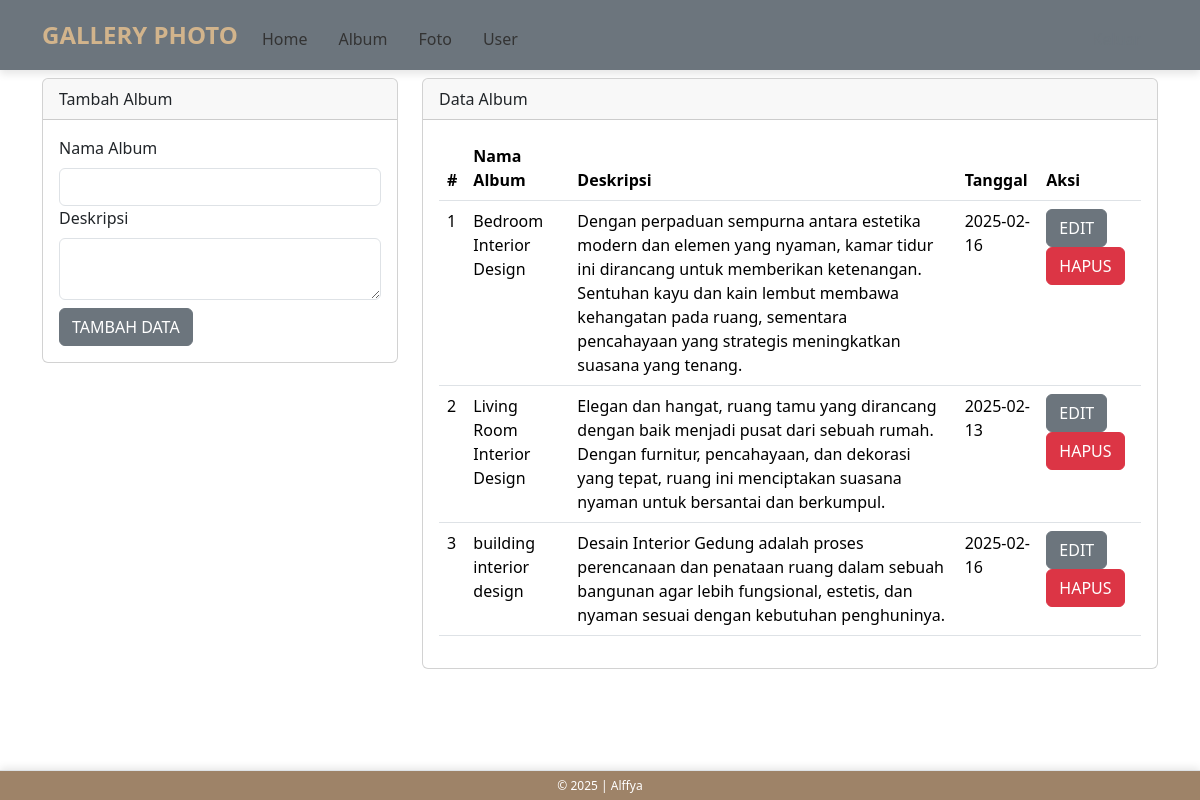
The page /admin/album.php (signed in) on the database its author committed.
### tables this page shows
CREATE TABLE `album` (
  `albumid` int(11) NOT NULL,
  `namaalbum` varchar(255) NOT NULL,
  `deskripsi` text NOT NULL,
  `tanggalbuat` date NOT NULL,
  `userid` int(11) NOT NULL
);

### admin/album.php (the view, shortened to what this page needs)
<?php
include '../config/koneksi.php';
?>
<!DOCTYPE html>
<html lang="en">
<head>
    <link rel="stylesheet" type="text/css" href="../assets/css/bootstrap.min.css">
    <link rel="stylesheet" href="../assets/style.css" class="rel">
</head>
<body>
    <nav class="navbar navbar-expand-lg bg-secondary">
        <div class="container">
        <a class="navbar-brand" href="index.php" style="color: #D2B48C !important;">GALLERY PHOTO</a>
            <div class="collapse navbar-collapse mt-2" id="navbarNavAltMarkup">
                <div class="navbar-nav me-auto">
                <a href="index.php" class="nav-link">Home</a>
                    <a href="album.php" class="nav-link">Album</a>
                    <a href="foto.php" class="nav-link">Foto</a>
                    <a href="user.php" class="nav-link">User</a>
                </div>
                <a href="../config/aksi_logout.php" class="btn btn-outline-secondary m-1">Keluar</a>
            </div>
        </div>
    </nav>
    <div class="container">
        <div class="row">
            <div class="col-md-4">
                <div class="card mt-2">
                    <div class="card-header">Tambah Album</div>
                    <div class="card-body">
                        <form action="../config/aksi_album.php" method="POST">
                            <label class="form-label">Nama Album</label>
                            <input type="text" name="namaalbum" class="form-control" required>
                            <label class="form-label">Deskripsi</label>
                            <textarea class="form-control" name="deskripsi" required></textarea>
                            <button type="submit" class="btn btn-secondary mt-2" name="tambah">TAMBAH DATA</button>
                        </form>
                    </div>
                </div>
            </div>
            <div class="col-md-8">
                <div class="card mt-2">
                    <div class="card-header">Data Album</div>
                    <div class="card-body">
                        <table class="table">
                            <thead>
                                <tr>
                                    <th>#</th>
                                    <th>Nama Album</th>
                                    <th>Deskripsi</th>
                                    <th>Tanggal</th>
                                    <th>Aksi</th>
                                </tr>
                            </thead>
                            <tbody>
                                <?php
                                $no = 1;
                                $sql = mysqli_query($koneksi, "SELECT * FROM album");
                                while ($data = mysqli_fetch_array($sql)) {
                                    ?>
                                    <tr>
                                        <td><?php echo $no++ ?></td>
                                        <td><?php echo $data['namaalbum'] ?></td>
                                        <td><?php echo $data['deskripsi'] ?></td>
                                        <td><?php echo $data['tanggalbuat'] ?></td>
                                        <td>
                                            <button type="button" class="btn btn-secondary" data-bs-toggle="modal"
                                                data-bs-target="#edit<?php echo $data['albumid'] ?>">
                                                EDIT
                                            </button>
                                            <button type="button" class="btn btn-danger" data-bs-toggle="modal"
                                                data-bs-target="#hapus<?php echo $data['albumid'] ?>">
                                                HAPUS
                                            </button>
                                        </td>
                                    </tr>
                                    <?php
                                }
                                ?>
                            </tbody>
                        </table>
                    </div>
                </div>
            </div>
        </div>
    </div>
    <footer class="d-flex justify-content-center align-items-center border-top mt-3 fixed-bottom text-center w-100"
        style="height: 30px; font-size: 12px; background-color:rgb(158, 131, 104); color: white;">
    <p class="mb-0">&copy; 2025 | Alffya</p>
</footer>
</body>
</html>

### assets/style.css (style rules this page uses)
body { background: url('https://i.pinimg.com/736x/d5/aa/19/d5aa19ca134b0d79ab4e9130da7df75e.jpg') no-repeat center center fixed !important; background-size: cover !important; color: #333; }
.navbar { background-color: rgba(255, 255, 255, 0.8); box-shadow: 0px 4px 8px rgba(0, 0, 0, 0.1); }
.navbar-brand { font-weight: bold; font-size: 1.5rem; color: #000000 !important; }
.navbar-nav .nav-link { color: #333333 !important; margin-right: 15px; }
footer { padding: 10px; background-color: rgba(255, 255, 255, 0.9); color: #333; font-size: 0.9rem; position: fixed; width: 100%; bottom: 0; text-align: center; box-shadow: 0px -2px 8px rgba(0, 0, 0, 0.1); }

### rows shown on the page
album: namaalbum "Bedroom Interior Design", deskripsi "Dengan perpaduan sempurna antara estetika modern dan elemen yang nyaman, kamar tidur ini dirancang untuk memberikan ketenangan. Sentuhan kayu dan kain lembut membawa kehangatan pada ruang, sementara pencahayaan yang strategis meningkatkan suasana yang tenang.", tanggalbuat "2025-02-16"
album: namaalbum "Living Room Interior Design", deskripsi "Elegan dan hangat, ruang tamu yang dirancang dengan baik menjadi pusat dari sebuah rumah. Dengan furnitur, pencahayaan, dan dekorasi yang tepat, ruang ini menciptakan suasana nyaman untuk bersantai dan berkumpul.", tanggalbuat "2025-02-13"
album: namaalbum "building interior design", deskripsi "Desain Interior Gedung adalah proses perencanaan dan penataan ruang dalam sebuah bangunan agar lebih fungsional, estetis, dan nyaman sesuai dengan kebutuhan penghuninya.", tanggalbuat "2025-02-16"
